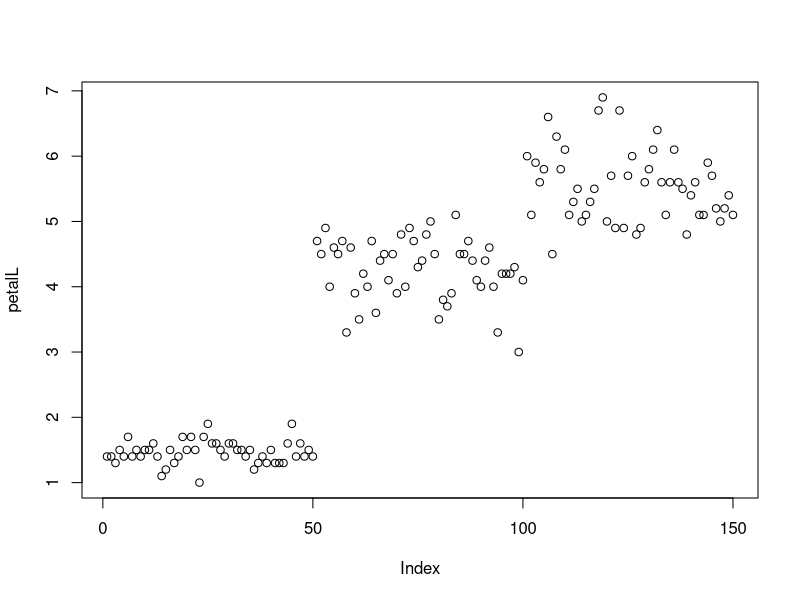
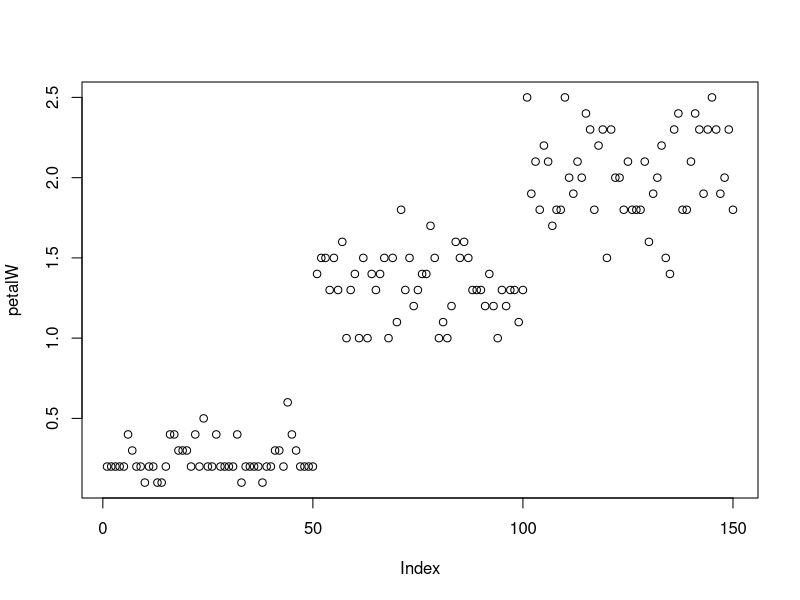
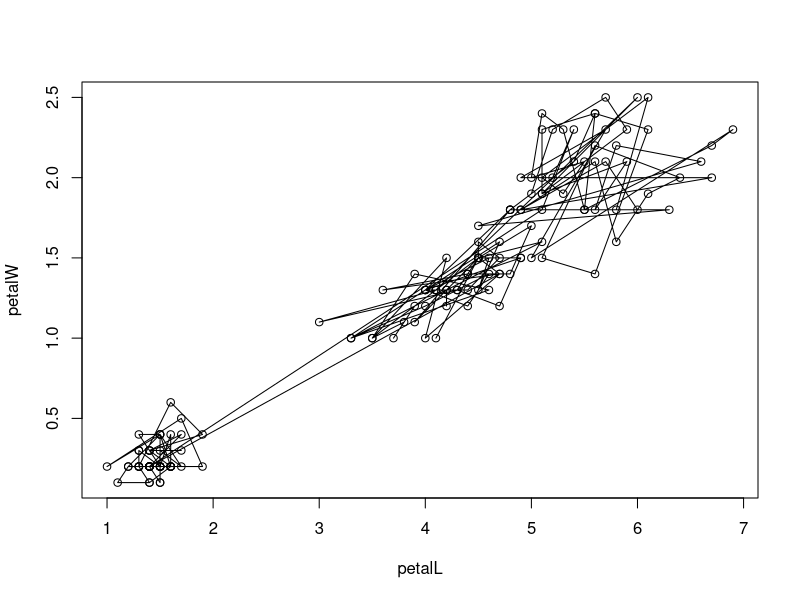
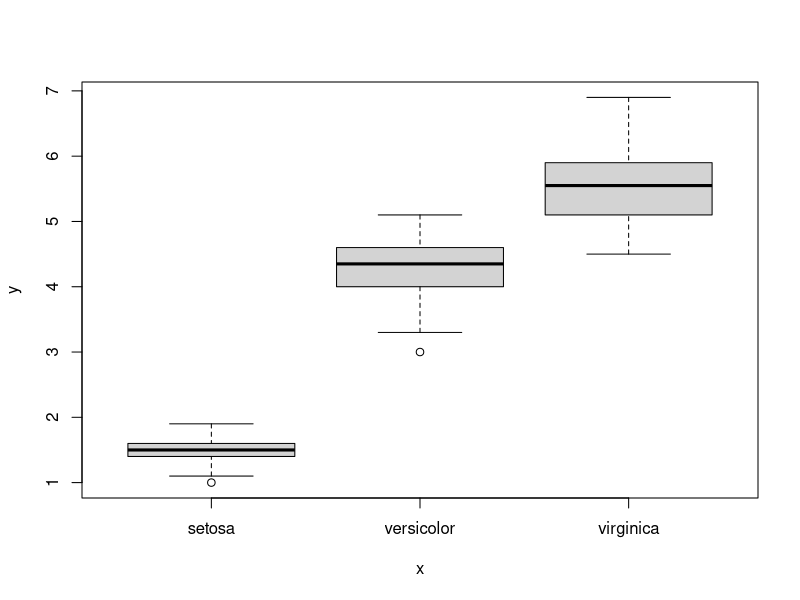
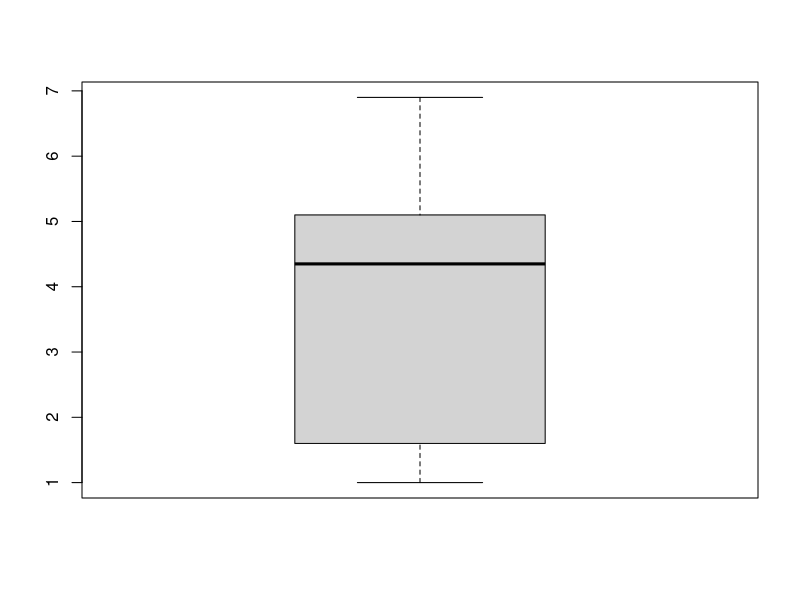
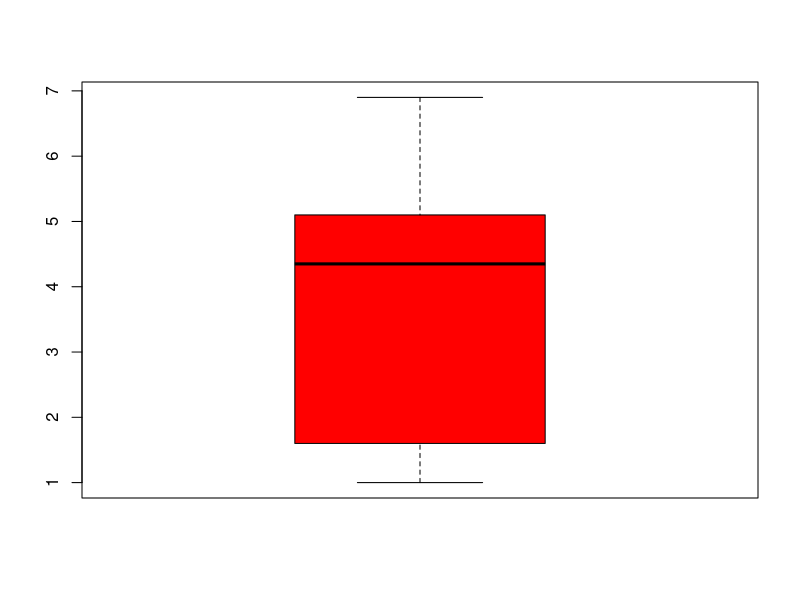
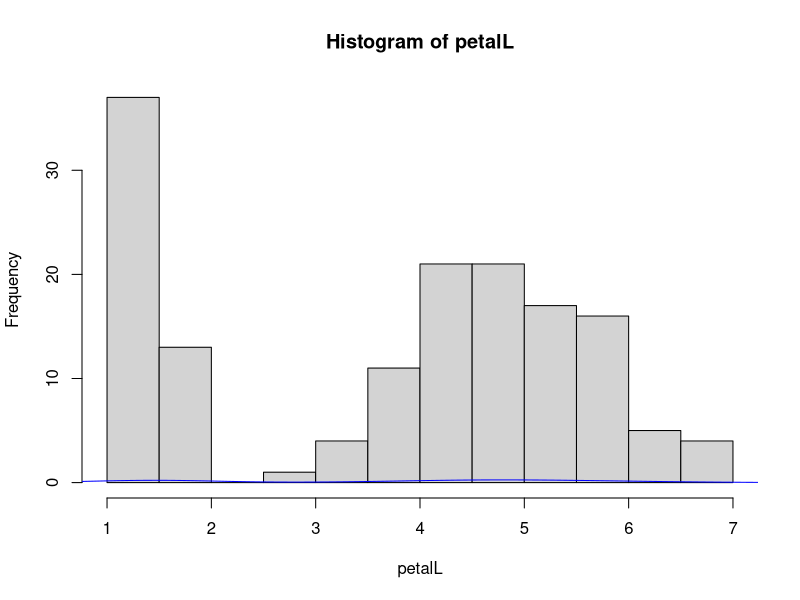
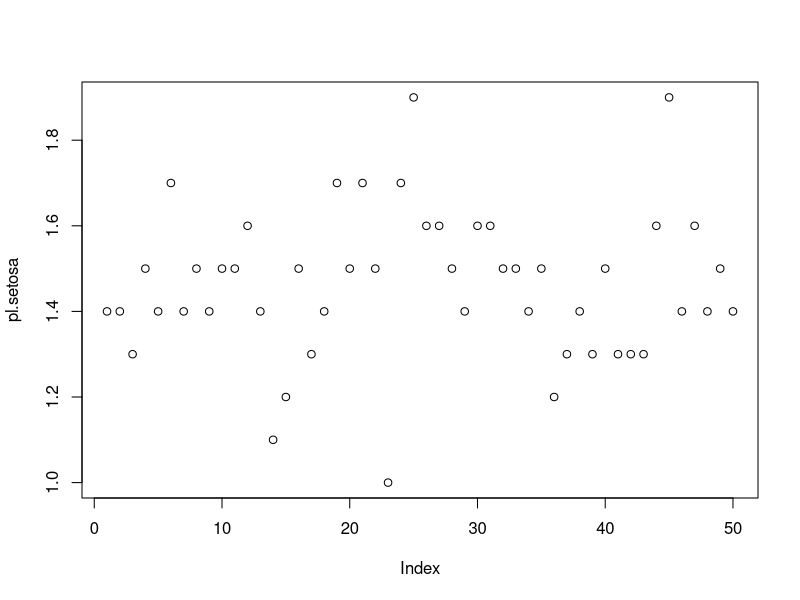

Recreate these plots in R, in order.
iris			# A built-in dataframe
dim(iris)	# dimensions
names(iris)

## Accessing vectors within iris, saving as separate objects
species <- iris$Species   
petalL <- iris$Petal.Length
petalW <- iris$Petal.Width

## some plot examples - try them

# 1-D scatter plots
plot(petalL)
plot(petalW)

# 2-D scatter plots
plot(petalL, petalW)
polygon(petalL, petalW)
plot(species,petalL)

# boxplots
boxplot(petalL)  ## Look at the help page and try some optional arguments like below
boxplot(petalL, col="red")

# histogram, 1-D
hist(petalL)  ## histogram
density(petalL) # probability density
lines(density(petalL), col="blue")  # add to plot


### just Setosa
unique(species)
pl.setosa <- petalL[species=="setosa"]

plot(pl.setosa)

#########################################################
### Are these species different in petal length or width or sepal length or width?  *** SHOW US ***
# - Write a clean script using any method you want to explore
# - You will want to use indexing methods and subsetting to grab the data you want out of the iris dataframe.
# - Change the name of iris_stub.R to iris_descriptiveword_initials.R, push back to repository

## Accessing vectors within iris, saving as separate objects
species <- iris$Species   
petalL <- iris$Petal.Length
petalW <- iris$Petal.Width
sepalL <- iris$Sepal.Length
sepalW <- iris$Sepal.Width

# Plotting LxW of all species on 2-D graph
plot(petalW, petalL, col= rep(c("red", "pink", "blue"), each = 50), pch=1)
plot(sepalW, sepalL, col= rep(c("red", "pink", "blue"), each = 50), pch=1)

# creating objects for setosa petal length and width
pl.setosa <- petalL[species=="setosa"]
pw.setosa <- petalW[species=="setosa"]

# ploting setosa petal LxW
plot(pw.setosa, pl.setosa)

# creating objects for versicolor petal length and width
pl.versicolor <- petalL[species=="versicolor"]
pw.versicolor <- petalW[species=="versicolor"]

# ploting versicolor petal LxW
plot(pw.versicolor, pl.versicolor)

# creating objects for virginica petal length and width
pl.virginica <- petalL[species=="virginica"]
pw.virginica <- petalW[species=="virginica"]

# ploting virginica petal LxW
plot(pw.virginica, pl.virginica)

# creating objects for setosa sepal length and width
sl.setosa <- sepalL[species=="setosa"]
sw.setosa <- sepalW[species=="setosa"]

# ploting setosa sepal LxW
plot(sw.setosa, sl.setosa)

# creating objects for versicolor sepal length and width
sl.versicolor <- sepalL[species=="versicolor"]
sw.versicolor <- sepalW[species=="versicolor"]

# ploting versicolor sepal LxW
plot(sw.versicolor, sl.versicolor)

# creating objects for virginica sepal length and width
sl.virginica <- sepalL[species=="virginica"]
sw.virginica <- sepalW[species=="virginica"]

# ploting virginica sepal LxW
plot(sw.virginica, sl.virginica)

#########################################################
### Fancier stuff (just FYI, dog and pony show)
#########################################################
### draw convex polygon around the points using chull() and polygon() functions
### polygon draws a polygon around all the points
### chull computes the minimum convex polygon around a cloud

plot(petalL, petalW)
pts <- chull(petalL, petalW)
polygon(cbind(petalL, petalW)[pts,], col="blue")

  ## big yellow points
plot(petalL, petalW, pch=19, col="yellow", cex=2)

  ## function to make points transparent
make_transparent <- function(mycolor="yellow", frac=.3){ rgb(t(col2rgb(mycolor)/255), alpha=frac) }
 
plot(petalL, petalW, pch=19, col=make_transparent("yellow",.3), cex=2)
